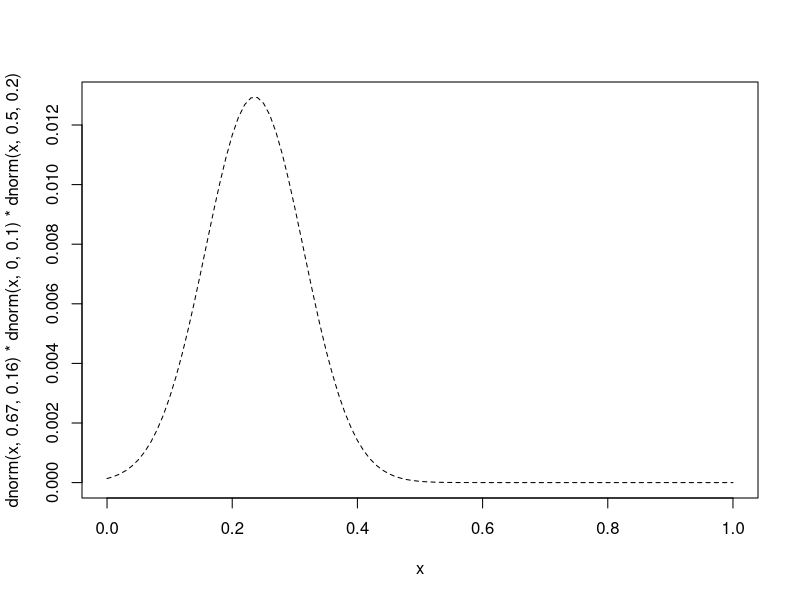
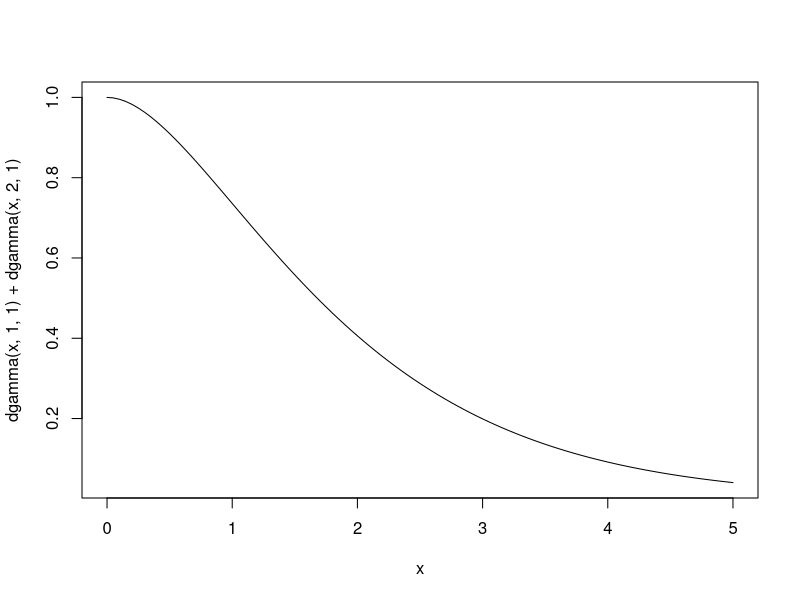
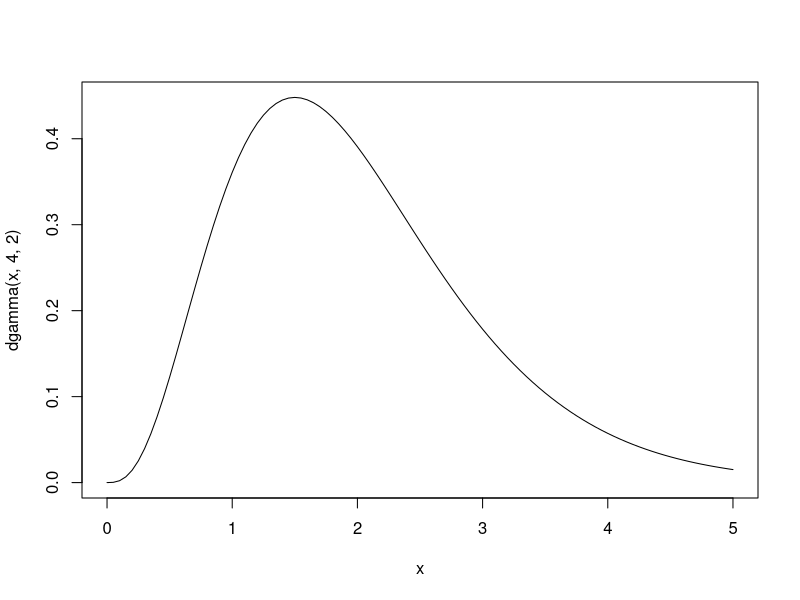
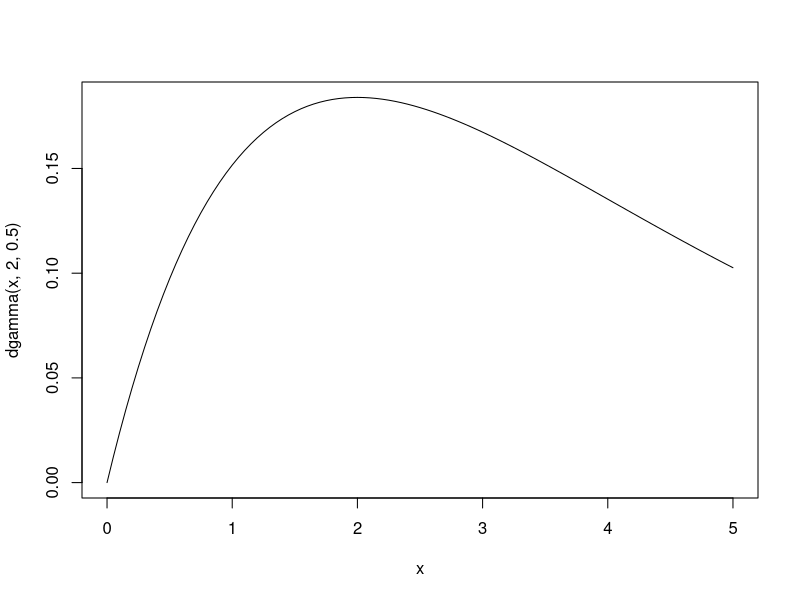

Write the R code that produced these figures, in order. (Note: this script raises an error after producing the figures.)
curve( dnorm( x , 0.67 , 0.16 ) * dnorm(x, 0, 0.1) * dnorm(x, 0.5, 0.2) , lty=2 )
curve(dgamma(x, 1, 1) + dgamma(x, 2, 1), xlim = c(0, 5))
integrate(dnorm, 0, 0.67)
?integrate


hazard <- function(x) {dnorm(x, 0.67, 0.16)}
integrate(hazard, 0, 0.67)

curve(dgamma(x, 4, 2), xlim = c(0, 5))
curve(dgamma(x, 2, 0.5), xlim = c(0, 5))

dens(rexp(10000, 1) + rexp(1000, 1))
dens(rgamma(10000, 2, 1))
mean(rexp(10000, 1) + rexp(10000, 1))
mean(rgamma(10000, 2, 1))

dens(rgamma(1000, 25, 0.8) + rgamma(1000, 25, 0.2))
dens(rgamma(1000, 25, 0.8))
dens(rgamma(1000, 25, 0.2))

dens(rgamma(10000, 5, 1))
dens(rgamma(1000, 5, 1) + rgamma(1000, 5, 1))

dens(rgamma(10000, 10, 2))

mean(rgamma(10000, 10, 2))
mean(rgamma(10000, 5, 1))

# If individuals can only move one at a time, 
# we add the exponential distributions for each:
mean(25 * rexp(10000, 0.8) + 25 * rexp(10000, 0.2))
dens(25 * rexp(10000, 0.8) + 25 * rexp(10000, 0.2))

# This should be equivalent to a gamma distribution, with 25 events:
mean(rgamma(10000, 25, 0.8) + rgamma(10000,25, 0.2))
dens(rgamma(10000,25, 0.8) + rgamma(10000,25, 0.2))
# (Due to repeated sampling, the uncertainty in the latter is higher.)

#However, if individuals can move simultaneously, we can add the rates, too.
#(can we really add them? After all, once an individual has moved, this rate drops out).
mean(rgamma(10000, 25, 25*0.8) + rgamma(10000,25, 25*0.2))
dens(rgamma(10000,25, 25*0.8) + rgamma(10000,25, 25*0.2))
# A completely different situation.
# We should also not add the two distributions, because also those events happen
# simultaneously:
mean(pmax(apply(matrix(rep(rexp(10000, 0.8), 25), ncol = 10000), 2, max), apply(matrix(rep(rexp(10000, 0.2), 25), ncol = 10000), 2, max)))
dens(pmax(apply(matrix(rep(rexp(10000, 0.8), 25), ncol = 10000), 2, max), apply(matrix(rep(rexp(10000, 0.2), 25), ncol = 10000), 2, max)))


myM <- matrix(rep(rexp(1000, 0.8), 25), ncol = 1000)
apply(myM, 2, max)

apply(matrix(rep(rexp(1000, 0.8), 25), ncol = 1000), 2, max)
max

dens()


curve(dgamma(x, 5, 0.5) * dgamma(x, 5, 1), xlim = c(0, 10))
curve(dgamma(x, 5, 1), xlim = c(0, 10))
curve(dgamma(x, 5, 0.5), xlim = c(0, 10))

polyex <- function (x){(dexp(x, 0.2) * dexp(x, 0.2) *dexp(x, 0.2) )}

curve(dexp(x, 0.2))




